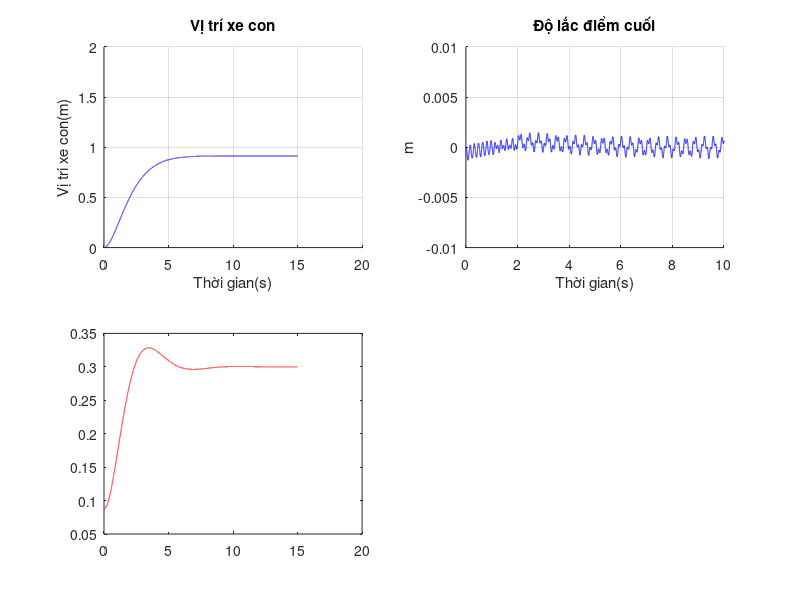

Source code (MATLAB): (Note: this script raises an error after producing the figure.)
clc; clear; close all;
% Thông số
pA = 0.297; EI = 0.754; g = 9.81;
L = 0.7; mw = 13.1; mh = 0.86; mk = 0.04; m = 14.15;
c = 0.02; % Hệ số giảm chấn
K_0 = 1; % gain
%--------------------------------------------------------------------------
% Chọn n,r, thời gian mô phỏng
tmax = 15;
n = 9; r = 15000;
%--------------------------------------------------------------------------
dt = tmax/(r - 1);
ds = L/(n - 1); 
F1 = zeros(1,r);
F2 = zeros(1,r);
F2(:) = mh*g;
h = zeros(1,r); h(1:3) = ds; % Vị trí xe nâng
w3 = zeros(1,r); % Độ lắc tại vị trí xe nâng
l = 2; % vị trí ban đầu của xe nâng
w = zeros(n,r);
%--------------------------------------------------------------------------
% Chọn bộ điều khiển + SP 
T_set = 3;
sp1 = 1; % Giá trị đặt xe con
sp2 = zeros(1,r); % Giá trị đặt xe nâng
sp2(1:r/2) = 0.3;
sp2(r/2:r) = 0.3;
% Cờ thay đổi giữa các bộ điều khiển
% flag = 0: Check 
% flag = 1: Robust -PD
% flag = 2: Barrier
flag = 2;
w_change = 0;
l_change = 0 ;
e = zeros(1,r);
eh = zeros(1,r);
%--------------------------------------------------------------------------
% Chọn thông số cho bộ quan sát trạng thái 
sp3 = 2;
b0 = 1/(13.1);
b0_n = 1/(0.86);
T_sam = 0.001;
T_sam_n = 0.001;
s_cl = -6/T_set;
s_eso = 9*s_cl;
z_eso = exp(s_eso*T_sam);
Kd = -2*s_cl;                                
Kp = (s_cl)^2;
% l1 = -3*s_eso;
% l2 = 3*(s_eso)^2;
% l3 = -(s_eso)^3;
l1 = 1 - (z_eso)^3;
l2 = 3/(2*T_sam)*(1 - z_eso)^2*(1 + z_eso);
l3 = 1/T_sam^2*(1 - z_eso)^3;
% Các biến trạng thái
x1 = zeros(1,r);
x2 = zeros(1,r);
x3 = zeros(1,r);
x1_n = zeros(1,r);
x2_n = zeros(1,r);
x3_n = zeros(1,r);
%--------------------------------------------------------------------------
% Chọn bộ thông số IS
% ETM4
sp1IS = zeros(1,r);
f = 6.13415;
% f=1.86692;
w_0 = 2*3.14*6.13415;
k_is = exp(c*3.14/sqrt(1 - c^2));
m_is = 4;
i_is = (1 + m_is)*k_is^2/(k_is^2 + (1 + m_is)*(k_is^(4/3) + k_is^(2/3)) + m_is);
a1 = i_is/(1 + m_is);
a2 = i_is/k_is^(2/3);
a3 = i_is/k_is^(4/3);
a4 = m_is*i_is/((1 + m_is)*k_is^2);
t1 = 0;
t2 = (2*3.14/3)/(2*3.14*f);
t3 = (4*3.14/3)/(2*3.14*f);
t4 = (2*3.14)/(2*3.14*f);
%--------------------------------------------------------------------------
%                          MÔ PHỎNG
%--------------------------------------------------------------------------
for j = 3:(r - 1)
    wsss0 = (w(3,j) - 2*w(2,j) + w(1,j))/(2*ds^3);
    w(1,j + 1) = (F1(j + 1) - EI*wsss0)*(dt^2/mw) + 2*w(1,j) - w(1,j - 1);
    % w(1,j + 1) = (F1(j + 1) - EI*wsss0+2*sin(j*pi/4))*(dt^2/mw) + 2*w(1,j) - w(1,j - 1);
    
    for i = 3:(n - 2)
        S2 = (-EI*dt^2)/(ds^4*pA);
        S21 = (-EI*dt^2)/ds^3*mh;
        C = -c*dt^2*(w(i,j) - w(i,j - 1))/dt; % Lực ma sát
        wssss = w(i + 2,j) - 4*w(i + 1,j) + 6*w(i,j) - 4*w(i - 1,j) + w(i - 2,j);
        ddtx3 = (w3(j) - 2*w3(j - 1) + w3(j - 2))/(dt^2);
        dyx2 = (w(l + 1,j - 1) - w(l - 1,j - 1))/2*ds;
        h(j + 1) = (F2(j + 1) - mh*g - mh*ddtx3*dyx2)*dt^2/mh + 2*h(j) - h(j - 1);

        % Cập nhật vị trí xe nâng
        if h(j + 1) < ds
            l = 2;
            h(j + 1) = ds;
        end
        if h(j + 1) > L - ds
            l = n - 1;
            h(j + 1) = L - ds;
        end
        if h(j + 1) > ds && h(j + 1) <= L - ds
            l = ceil(h(j + 1)/ds);
        end

        % Độ lắc của thanh
        if i == l && l > 2 
            w(i,j + 1) = S21*wssss + C + 2*w(i,j) - w(i,j - 1);
            w3(j + 1) = w(i,j + 1) - w(1,j + 1);
        end
        if i ~= l && l >2 
            w(i,j + 1) = S2*wssss + C + 2*w(i,j) - w(i,j - 1);
            w3(j + 1) = w(i,j + 1) - w(1,j + 1);
        end
        if l == 2
            w(i,j + 1) = S2*wssss + C + 2*w(i,j) - w(i,j - 1);
            w3(j + 1)=0;
        end
        S3 = (EI*(dt^2))/(mk*2*ds^3);
        w(2,j + 1) = w(1,j + 1);
        wsssl = (-2*w(n,j) + 3*w(n - 1,j) - w(n - 2,j));
        w(n,j + 1) = 2*w(n,j) - w(n,j - 1) + S3*wsssl;
        w(n - 1,j + 1) = (w(n,j + 1) + w(n - 2,j + 1))/2;
%--------------------------------------------------------------------------
%                               Bộ điều khiển
%--------------------------------------------------------------------------
        if flag == 0
            F1(1:r/2) = 10;
            F1(r/2:r) = 0;
            F2(1:r) = 20;
            check2 = zeros(1,r);
        end
%--------------------------------------------------------------------------
%                                PD + Robust
%--------------------------------------------------------------------------
        if flag == 1 
            % Thông số robust - PD
            k1 = -5; kx = 20;
            kn = 1;
%--------------------------------------------------------------------------            
            e(j + 1) = (w(1,j + 1) - w(1,j));
            de = (e(j + 1) - e(j))/dt;
            F1(j + 2) = k1*(w(1,j + 1) - sp1) - kx*de;
            % if F1(j + 2) > 50
            %     F1(j + 2) = 50;
            % end
            % if F1(j + 2) < -50
            %     F1(j + 2) = -50;
            % end
            S2 = (w(l + 1,j + 1) - 2*w(l,j + 1) + w(l - 1,j + 1))/(ds^3);
            dx2 = (w(l + 1,j + 1) - w(l - 1,j + 1))/2*ds;
            dtx2 = (h(j + 1) - h(j))/dt;
            F2(j + 2) = mh*g + EI*S2*dx2 - (h(j + 1) - sp2(j)) - kn*dtx2;
        end
%--------------------------------------------------------------------------
%                                 Barrier
%--------------------------------------------------------------------------
        if flag == 2    
            % Thông số 
            k1 = 10; k2 = 0; k3 = 20; k0 = 1;
            kc = 1;
            z = w(l,j + 1) - w(1,j + 1);
            kmax = 0.5;
%--------------------------------------------------------------------------
            dwl = (w(1,j + 1) - w(1,j))/dt;
            S1 = kc/((kmax^2 - z^2)*2.3) + k2;
            F1(j + 2) = -k1*(w(1,j + 1) - sp1) - k3*dwl - S1*kmax*k0*dwl - S1*kmax;
            
            kn = 1;
            S2 = (w(l + 1,j + 1) - 2*w(l,j + 1) + w(l - 1,j + 1))/(ds^3);
            dx2 = (w(l + 1,j + 1) - w(l - 1,j + 1))/2*ds;
            dtx2 = (h(j + 1) - h(j))/dt;
            F2(j + 2) = mh*g + EI*S2*dx2 - (h(j + 1) - sp2(j)) - kn*dtx2; 
        end
    end
end
%--------------------------------------------------------------------------
%                               Vẽ đồ thị
%--------------------------------------------------------------------------
x = 0:dt:tmax;
figure(1)
subplot(2,2,1)
grid on 
hold on
plot(x,w(1,:),'b',LineWidth=2.5);
xlabel('Thời gian(s)')
ylim([0 2])
ylabel('Vị trí xe con(m)')
title('Vị trí xe con')

subplot(2,2,2)
hold on 
grid on
dolac=zeros(1,r);
for i=1:r
dolac(i)=w(n,i)-w(1,i);
end
plot(x,dolac,'b',LineWidth=1);
title('Độ lắc điểm cuối');
xlabel('Thời gian(s)');
ylabel('m');
axis([0 10 -0.01 0.01])
check = w3-w(1,:);

subplot(2,2,3)
plot(x,h,'r');
title('Vị trí xe nâng',LineWidth=1);
xlabel('Thời gian(s)');
ylabel('m');
title('Vị trí xe nâng');
grid on

subplot(2,2,4)
grid on
plot(x,w3,LineWidth=1)
title('Độ lắc xe nâng');
xlabel('Thời gian(s)');
ylabel('m');

figure(2)
subplot(1,2,1)
plot(x,F1(1:r),LineWidth=1);
title('F1')
grid on
subplot(1,2,2)
plot(x,F2(1:r),LineWidth=1);
title('F2');
grid on

figure(3)
%Phân tích phổ
for i=1:n
Fs=1/dt;
time=0:dt:(r-2)*dt-dt;
l1=r;
fft_w=fft(w(i,:)-w(1,:),l1)*(2/l1);
abs_w=abs(fft_w);
freq=0:(1/time(end)):Fs/2-(1/time(end));
subplot(ceil(n/2), 2, i);
plot(freq,abs_w(1:length(freq)),'LineWidth',0.8);
hold on
grid on
set(gca, 'FontName', 'Times New Roman', 'FontSize', 9);
xlabel('Frequency(Hz)');
ylabel('Amplitude(m)');
% title('Pho dao dong');
title(['FFT tại vị trí x = ', num2str(ds*(i-1)), ' m']);
end

